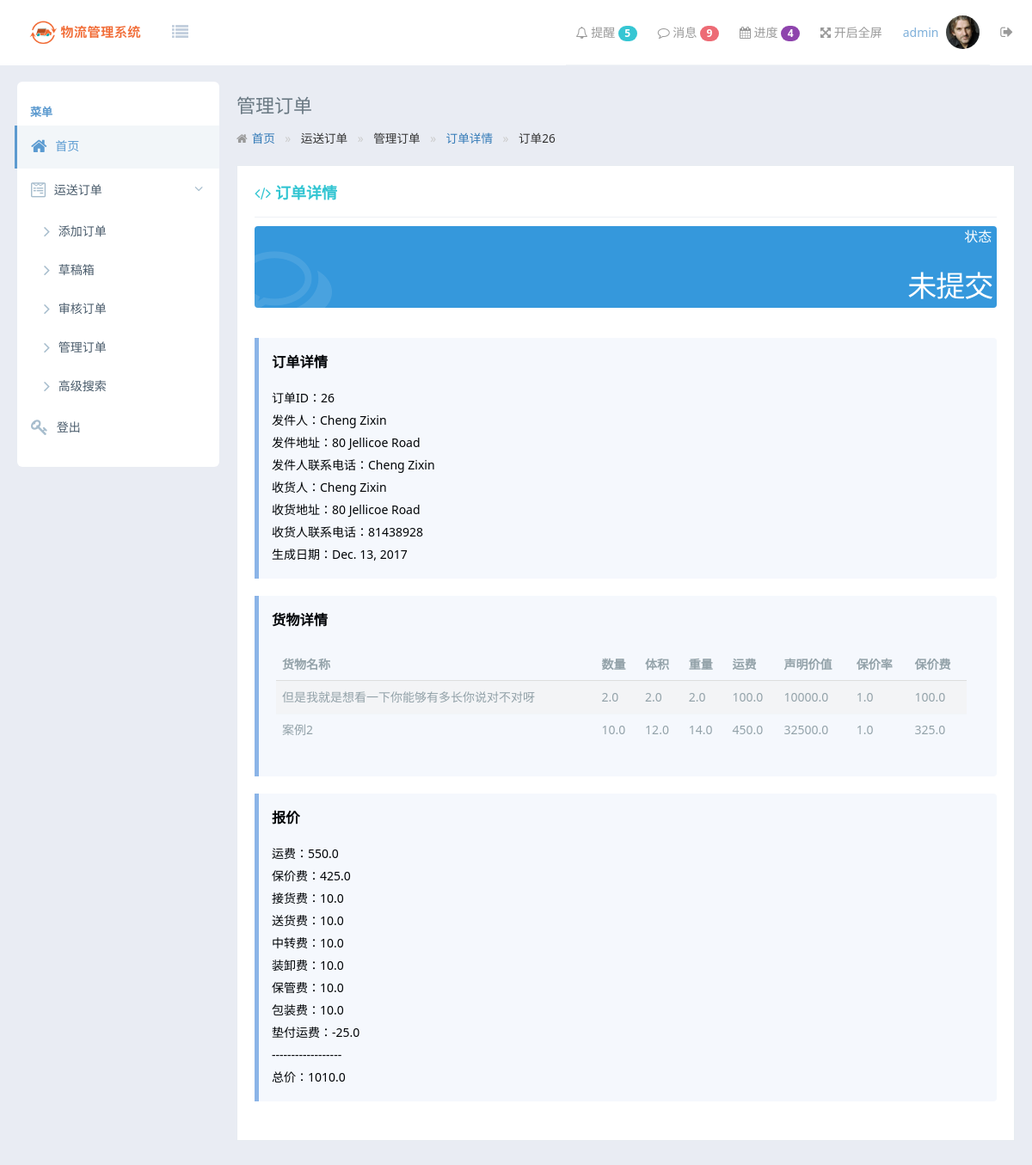
Page /order/track/detail/26/ (signed in) on the committed database.
### ShipmentOrder/models.py (models this page shows)
class ShipmentOrder(models.Model):
    sender = models.CharField(null=False, verbose_name='发货人', max_length=256)
    from_address = models.CharField(null=False, verbose_name='发出地地址', max_length=256)
    sender_contact = models.CharField(null=False, verbose_name='发货人联系电话', max_length=256)
    receiver = models.CharField(null=False, verbose_name='收货人', max_length=256)
    to_address = models.CharField(null=False, verbose_name='到达地地址', max_length=256)
    receiver_contact = models.CharField(null=False, verbose_name='收货人联系电话', max_length=256)
    collectFee = models.FloatField(default=0, verbose_name='接货费')
    sendFee = models.FloatField(default=0, verbose_name='送货费')
    paymentOnAccountFreight = models.FloatField(default=0, verbose_name='垫付运费')
    transitFee = models.FloatField(default=0, verbose_name='中转费')
    installFee = models.FloatField(default=0, verbose_name='装卸费')
    storeFee = models.FloatField(default=0, verbose_name='保管费')
    insuranceFee = models.FloatField(default=0, verbose_name='保价费')
    freight = models.FloatField(default=0, verbose_name='运费')
    packingFee = models.FloatField(default=0, verbose_name='包装费')
    totalPrice = models.FloatField(default=0, verbose_name='总价')
    mode = models.CharField(null=False, verbose_name='运输方式', max_length=256)
    comments = models.CharField(verbose_name='备注', max_length=256)
    create_date = models.DateField(verbose_name='创建时间', null=False)
    handle = models.ForeignKey(User, null=False, verbose_name='经办')
    status = models.IntegerField(null=False, default=0, verbose_name="状态")  # 0:未提交， 1:待审核， 2:审核通过， 3:已完成

class Goods(models.Model):
    shipment_order_id = models.ForeignKey(ShipmentOrder)
    goods_name = models.CharField(null=False, verbose_name='货物名称', max_length=256)
    amount = models.FloatField(null=False, default=1, verbose_name='数量')
    volume = models.FloatField(null=False, verbose_name='体积')
    weight = models.FloatField(null=False, verbose_name='重量')
    freight = models.FloatField(null=False, verbose_name='运费')
    claim_value = models.FloatField(null=False, verbose_name='申明价值')
    insurance_rate = models.FloatField(null=False, default=1, verbose_name='保价率')
    insurance_fee = models.FloatField(null=False, default=0, verbose_name='保价费')

### ShipmentOrder/views.py (the view)
# urls.py: url(r'^order/track/detail/(?P<order_id>[0-9]+)/$', order_view.track_order_detail, name="track_order_detail"),
@csrf_exempt
@login_required(login_url='/error/not-logged-in/')
def track_order_detail(request, order_id):
    order = get_object_or_404(ShipmentOrder, pk=order_id)
    good = Goods.objects.filter(shipment_order_id_id=order_id)
    return render(request, "order/trackorder-detail.html", {'order': order, 'good': good})

### templates/order/trackorder-detail.html (shortened to what this page needs)
{% extends 'master.html' %}
{% block body %}
    <div class="tpl-content-wrapper">
            <div class="tpl-content-page-title">
                管理订单
            </div>
            <ol class="am-breadcrumb">
                <li><a href="{% url 'load_index' %}" class="am-icon-home">首页</a></li>
                <li>运送订单</li>
                <li>管理订单</li>
                <li class="am-active"><a href="{% url 'track_order_manager' %}">订单详情</a></li>
                <li>订单{{ order.id }}</li>
            </ol>
            <div class="tpl-portlet-components">
                <div class="portlet-title">
                    <div class="caption font-green bold">
                        <span class="am-icon-code"></span> 订单详情
                    </div>
                </div>
                <div class="dashboard-stat blue">
                    <div class="visual">
                        <i class="am-icon-comments-o"></i>
                    </div>
                    <div class="details">
                        <div class="desc"> 状态&nbsp;&nbsp;&nbsp;&nbsp;</div>
                        <div class="number">
                            {% if order.status == 0 %}
                                未提交&nbsp;&nbsp;
                            {% endif %}
                        </div>
                    </div>
                </div>
                <div class="tpl-block ">
                    <div id="id_divInfo" class="note note-info">
                        <h2>订单详情</h2>
                        <p>订单ID：{{ order.id }}</p>
                        <p>发件人：{{ order.sender }}</p>
                        <p>发件地址：{{ order.from_address }}</p>
                        <p>发件人联系电话：{{ order.sender_contact }}</p>
                        <p>收货人：{{ order.receiver }}</p>
                        <p>收货地址：{{ order.to_address }}</p>
                        <p>收货人联系电话：{{ order.receiver_contact }}</p>
                        <p>生成日期：{{ order.create_date }}</p>
                    </div>
                    <div id="id_tableGoods" class="note note-info">
                        <h2>货物详情</h2>
                        <table class="am-table am-table-striped am-table-hover table-main">
                            <thead>
                            <tr>
                                <th class="table-title">货物名称</th>
                                <th class="table-author am-hide-sm-only">数量</th>
                                <th class="table-type">体积</th>
                                <th class="table-date am-hide-sm-only">重量</th>
                                <th class="table-set">运费</th>
                                <th class="table-set">声明价值</th>
                                <th class="table-set">保价率</th>
                                <th class="table-set">保价费</th>
                            </tr>
                            </thead>
                            <tbody>
                            {% for item in good %}
                                <tr>
                                    <td>{{ item.goods_name }}</td>
                                    <td>{{ item.amount }}</td>
                                    <td>{{ item.volume }}</td>
                                    <td>{{ item.weight }}</td>
                                    <td>{{ item.freight }}</td>
                                    <td>{{ item.claim_value }}</td>
                                    <td>{{ item.insurance_rate }}</td>
                                    <td>{{ item.insurance_fee }}</td>
                                </tr>
                            {% endfor %}
                            </tbody>
                        </table>
                    </div>
                    <div id="id_divFee" class="note note-info">
                        <h2>报价</h2>
                        <p>运费：{{ order.freight }}</p>
                        <p>保价费：{{ order.insuranceFee}}</p>
                        <p>接货费：{{ order.collectFee }}</p>
                        <p>送货费：{{ order.sendFee }}</p>
                        <p>中转费：{{ order.transitFee }}</p>
                        <p>装卸费：{{ order.installFee }}</p>
                        <p>保管费：{{ order.storeFee }}</p>
                        <p>包装费：{{ order.packingFee }}</p>
                        <p>垫付运费：-{{ order.paymentOnAccountFreight }}</p>
                        <p>------------------</p>
                        <p>总价：{{ order.totalPrice }}</p>
                    </div>
                </div>
            </div>
        </div>
{% endblock %}

### templates/master.html (shortened to what this page needs)
<!DOCTYPE html>
<head>
    {% load static %}
    <link rel="stylesheet" href="{% static "css/amazeui.min.css" %}">
    <link rel="stylesheet" href="{% static "css/admin.css" %}">
    <link rel="stylesheet" href="{% static "css/app.css" %}">
</head>
<body>
<header class="am-topbar am-topbar-inverse admin-header">
    <div class="am-topbar-brand">
        <a href="javascript:;" class="tpl-logo">
            <img src="{% static "img/logo.png" %}" alt="">
        </a>
    </div>
    <div class="am-icon-list tpl-header-nav-hover-ico am-fl am-margin-right">
    </div>
    <div class="am-collapse am-topbar-collapse" id="topbar-collapse">
        <ul class="am-nav am-nav-pills am-topbar-nav am-topbar-right admin-header-list tpl-header-list">
            <li class="am-dropdown" data-am-dropdown="" data-am-dropdown-toggle="">
                <a class="am-dropdown-toggle tpl-header-list-link" href="javascript:;">
                    <span class="am-icon-bell-o"></span> 提醒 <span class="am-badge tpl-badge-success am-round">5</span>
                </a>
            </li>
            <li class="am-dropdown" data-am-dropdown="" data-am-dropdown-toggle="">
                <a class="am-dropdown-toggle tpl-header-list-link" href="javascript:;">
                    <span class="am-icon-comment-o"></span> 消息 <span class="am-badge tpl-badge-danger am-round">9</span>
                </a>
            </li>
            <li class="am-dropdown" data-am-dropdown="" data-am-dropdown-toggle="">
                <a class="am-dropdown-toggle tpl-header-list-link" href="javascript:;">
                    <span class="am-icon-calendar"></span> 进度 <span class="am-badge tpl-badge-primary am-round">4</span>
                </a>
            </li>
            <li class="am-hide-sm-only"><a href="javascript:;" id="admin-fullscreen" class="tpl-header-list-link"><span class="am-icon-arrows-alt"></span> <span class="admin-fullText">开启全屏</span></a></li>
            <li class="am-dropdown" data-am-dropdown="" data-am-dropdown-toggle="">
                <a class="am-dropdown-toggle tpl-header-list-link" href="javascript:;">
                    <span class="tpl-header-list-user-nick">{{ user.username }}</span><span class="tpl-header-list-user-ico"> <img src="assets/img/user01.png"></span>
                </a>
            </li>
            <li><a onclick="location.href='{% url 'logout' %}'" class="tpl-header-list-link"><span class="am-icon-sign-out tpl-header-list-ico-out-size"></span></a></li>
        </ul>
    </div>
</header>
<div class="tpl-page-container tpl-page-header-fixed">
    <div class="tpl-left-nav tpl-left-nav-hover">
        <div class="tpl-left-nav-title">
            菜单
        </div>
        <div class="tpl-left-nav-list">
            <ul class="tpl-left-nav-menu">
                <li class="tpl-left-nav-item">
                    <a href="{% url 'load_index' %}" class="nav-link active">
                        <i class="am-icon-home"></i>
                        <span>首页</span>
                    </a>
                </li>
                <li class="tpl-left-nav-item">
                    <a href="javascript:;" class="nav-link tpl-left-nav-link-list">
                        <i class="am-icon-wpforms"></i>
                        <span>运送订单</span>
                        <i class="am-icon-angle-right tpl-left-nav-more-ico am-fr am-margin-right tpl-left-nav-more-ico-rotate"></i>
                    </a>
                    <ul class="tpl-left-nav-sub-menu" style="display: block;">
                        <li>
                            <a href="{% url 'add_order_stage_one' %}">
                                <i class="am-icon-angle-right"></i>
                                <span>添加订单</span>
                            </a>
                            <a href="{% url 'track_order_manager' %}" onclick="clearSearch()">
                                <i class="am-icon-angle-right"></i>
                                <span>草稿箱</span>
                            </a>
                            <a href="{% url 'track_order_manager' %}" onclick="clearSearch()">
                                <i class="am-icon-angle-right"></i>
                                <span>审核订单</span>
                            </a>
                            <a href="{% url 'track_order_manager' %}" onclick="clearSearch()">
                                <i class="am-icon-angle-right"></i>
                                <span>管理订单</span>
                            </a>
                            <a href="{% url 'track_order_search_advanced' %}">
                                <i class="am-icon-angle-right"></i>
                                <span>高级搜索</span>
                            </a>
                        </li>
                    </ul>
                </li>
                <li class="tpl-left-nav-item">
                    <a onclick="location.href='{% url 'logout' %}'" class="nav-link tpl-left-nav-link-list">
                        <i class="am-icon-key"></i>
                        <span>登出</span>
                    </a>
                </li>
            </ul>
        </div>
    </div>
    {% block body %}
    {% endblock %}
</div>
</body>

### static/css/admin.css (style rules this page uses)
html, body { height: 100%; overflow: hidden; }
ul { margin-top: 0; }
.admin-header { position: fixed; top: 0; left: 0; right: 0; z-index: 1500; font-size: 1.4rem; margin-bottom: 0; }
.table-main { font-size: 1.4rem; padding: .5rem; }

### rows in the picture
ShipmentOrder: id "26", sender "Cheng Zixin", from_address "80 Jellicoe Road", sender_contact "Cheng Zixin", receiver "Cheng Zixin", to_address "80 Jellicoe Road", receiver_contact "81438928", create_date "Dec. 13, 2017", freight "550.0", insuranceFee "425.0", collectFee "10.0", sendFee "10.0", transitFee "10.0", installFee "10.0", storeFee "10.0", packingFee "10.0", paymentOnAccountFreight "25.0", totalPrice "1010.0"
Goods: goods_name "但是我就是想看一下你能够有多长你说对不对呀", amount "2.0", volume "2.0", weight "2.0", freight "100.0", claim_value "10000.0", insurance_rate "1.0", insurance_fee "100.0"
Goods: goods_name "案例2", amount "10.0", volume "12.0", weight "14.0", freight "450.0", claim_value "32500.0", insurance_rate "1.0", insurance_fee "325.0"

### other values in the picture
{{ user.username }} "admin"
